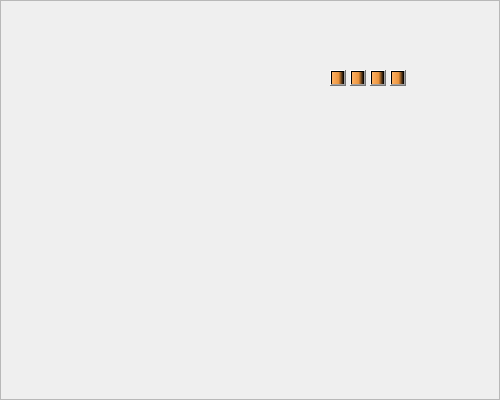
<?xml version="1.0" encoding="UTF-8"?>
<ui version="4.0">
 <class>f3_part4</class>
 <widget class="QWidget" name="f3_part4">
  <property name="geometry">
   <rect>
    <x>0</x>
    <y>0</y>
    <width>500</width>
    <height>400</height>
   </rect>
  </property>
  <property name="windowTitle">
   <string>Form</string>
  </property>
  <widget class="QFrame" name="frame">
   <property name="geometry">
    <rect>
     <x>0</x>
     <y>0</y>
     <width>500</width>
     <height>400</height>
    </rect>
   </property>
   <property name="styleSheet">
    <string notr="true">QFrame#frame{
	
	border-image: url(:/new/seat/part4.jpg);
}</string>
   </property>
   <property name="frameShape">
    <enum>QFrame::StyledPanel</enum>
   </property>
   <property name="frameShadow">
    <enum>QFrame::Raised</enum>
   </property>
   <widget class="QPushButton" name="pushButton">
    <property name="geometry">
     <rect>
      <x>330</x>
      <y>70</y>
      <width>16</width>
      <height>16</height>
     </rect>
    </property>
    <property name="styleSheet">
     <string notr="true">background-color:qlineargradient(spread:pad, x1:0, y1:0, x2:1, y2:0, stop:0 rgba(255, 178, 102, 255), stop:0.55 rgba(235, 148, 61, 255), stop:0.98 rgba(0, 0, 0, 255), stop:1 rgba(0, 0, 0, 0));</string>
    </property>
    <property name="text">
     <string/>
    </property>
   </widget>
   <widget class="QPushButton" name="pushButton_2">
    <property name="geometry">
     <rect>
      <x>350</x>
      <y>70</y>
      <width>16</width>
      <height>16</height>
     </rect>
    </property>
    <property name="styleSheet">
     <string notr="true">background-color:qlineargradient(spread:pad, x1:0, y1:0, x2:1, y2:0, stop:0 rgba(255, 178, 102, 255), stop:0.55 rgba(235, 148, 61, 255), stop:0.98 rgba(0, 0, 0, 255), stop:1 rgba(0, 0, 0, 0));</string>
    </property>
    <property name="text">
     <string/>
    </property>
   </widget>
   <widget class="QPushButton" name="pushButton_3">
    <property name="geometry">
     <rect>
      <x>370</x>
      <y>70</y>
      <width>16</width>
      <height>16</height>
     </rect>
    </property>
    <property name="styleSheet">
     <string notr="true">background-color:qlineargradient(spread:pad, x1:0, y1:0, x2:1, y2:0, stop:0 rgba(255, 178, 102, 255), stop:0.55 rgba(235, 148, 61, 255), stop:0.98 rgba(0, 0, 0, 255), stop:1 rgba(0, 0, 0, 0));</string>
    </property>
    <property name="text">
     <string/>
    </property>
   </widget>
   <widget class="QPushButton" name="pushButton_4">
    <property name="geometry">
     <rect>
      <x>390</x>
      <y>70</y>
      <width>16</width>
      <height>16</height>
     </rect>
    </property>
    <property name="styleSheet">
     <string notr="true">background-color:qlineargradient(spread:pad, x1:0, y1:0, x2:1, y2:0, stop:0 rgba(255, 178, 102, 255), stop:0.55 rgba(235, 148, 61, 255), stop:0.98 rgba(0, 0, 0, 255), stop:1 rgba(0, 0, 0, 0));</string>
    </property>
    <property name="text">
     <string/>
    </property>
   </widget>
  </widget>
 </widget>
 <resources/>
 <connections/>
</ui>
